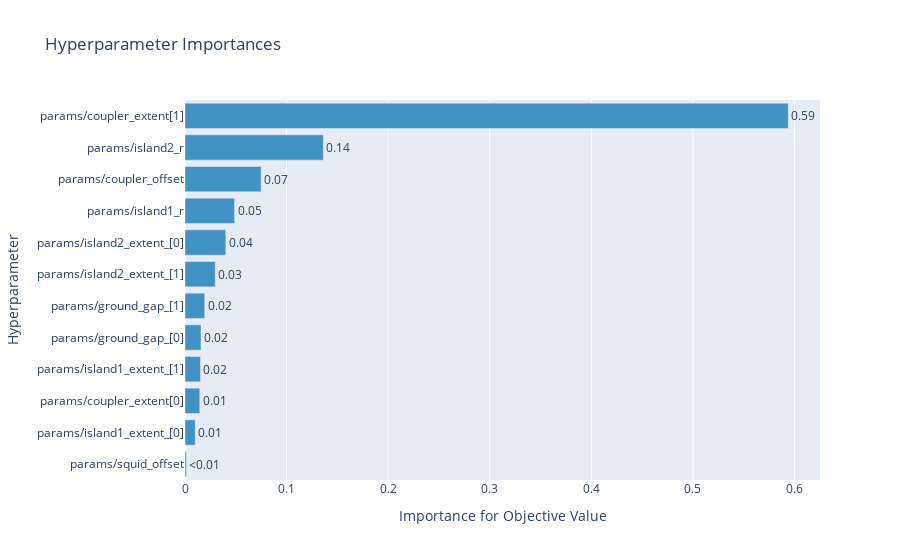
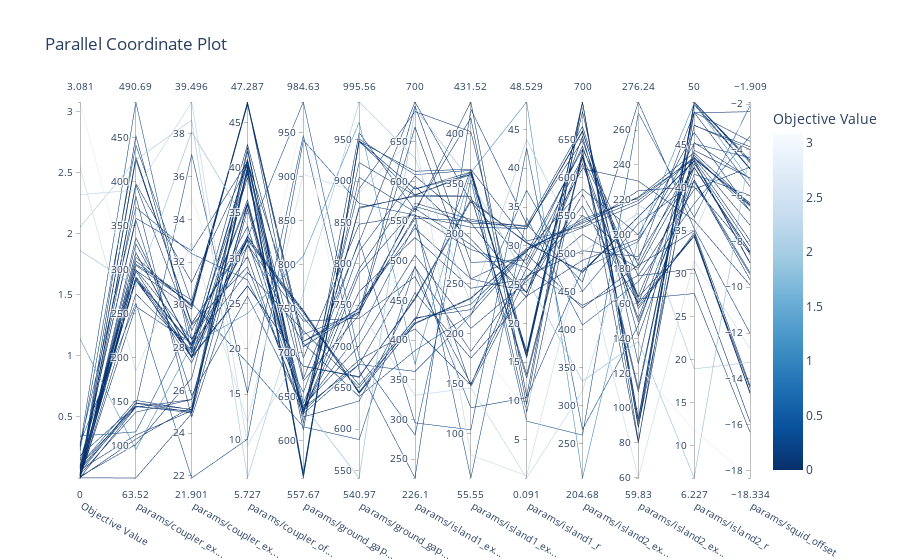

The code cell stored with these charts, in order, in its notebook:
### Markdown cell above
This is specific only for the Optuna optimiser

### Code cell
# Default 'importance' metric is fANOVA, see optuna.importance.FanovaImportanceEvaluator
fig = optuna.visualization.plot_param_importances(study, target=lambda t: t.values[0])
fig.show()

fig = optuna.visualization.plot_parallel_coordinate(study, target=lambda t: t.values[0])
fig.show()

try:
    fig = optuna.visualization.plot_pareto_front(study)  # or optuna.visualization.matplotlib.plot_pareto_front(study)
    fig.show()
except ValueError as e:
    print('Not multi-objective.', e)
